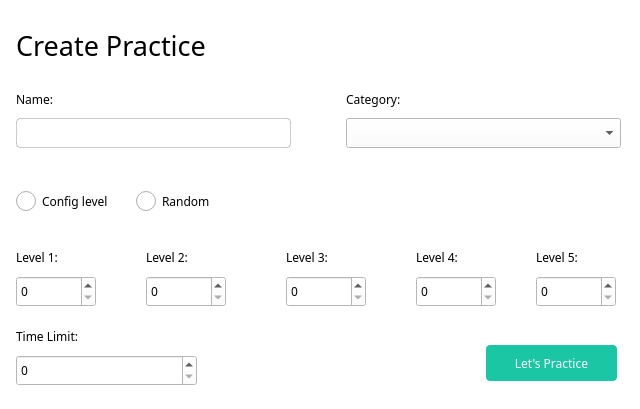
<?xml version="1.0" encoding="UTF-8"?>
<ui version="4.0">
 <class>CreatePracticeDiaLog</class>
 <widget class="QDialog" name="CreatePracticeDiaLog">
  <property name="geometry">
   <rect>
    <x>0</x>
    <y>0</y>
    <width>640</width>
    <height>409</height>
   </rect>
  </property>
  <property name="windowTitle">
   <string>Dialog</string>
  </property>
  <property name="styleSheet">
   <string notr="true">background-color: #fff;</string>
  </property>
  <layout class="QVBoxLayout" name="verticalLayout">
   <property name="leftMargin">
    <number>16</number>
   </property>
   <property name="topMargin">
    <number>9</number>
   </property>
   <property name="rightMargin">
    <number>16</number>
   </property>
   <item>
    <widget class="QLabel" name="label">
     <property name="font">
      <font>
       <family>Source Sans 3 Medium</family>
       <pointsize>20</pointsize>
       <weight>50</weight>
       <bold>false</bold>
      </font>
     </property>
     <property name="styleSheet">
      <string notr="true">color: #000;</string>
     </property>
     <property name="text">
      <string>Create Practice</string>
     </property>
    </widget>
   </item>
   <item>
    <widget class="QWidget" name="widget" native="true">
     <widget class="QLineEdit" name="nameLineEdit">
      <property name="geometry">
       <rect>
        <x>0</x>
        <y>30</y>
        <width>275</width>
        <height>30</height>
       </rect>
      </property>
      <property name="font">
       <font>
        <family>Source Sans 3</family>
        <pointsize>13</pointsize>
       </font>
      </property>
      <property name="styleSheet">
       <string notr="true">border: 1px solid rgba(0,0,0,0.2);
border-radius: 4px;
padding-left: 10px;
</string>
      </property>
     </widget>
     <widget class="QLabel" name="label_12">
      <property name="geometry">
       <rect>
        <x>0</x>
        <y>0</y>
        <width>75</width>
        <height>22</height>
       </rect>
      </property>
      <property name="font">
       <font>
        <family>Source Sans 3</family>
       </font>
      </property>
      <property name="styleSheet">
       <string notr="true">color: #000;</string>
      </property>
      <property name="text">
       <string>Name:</string>
      </property>
     </widget>
     <widget class="QComboBox" name="categoryComboBox">
      <property name="geometry">
       <rect>
        <x>330</x>
        <y>30</y>
        <width>275</width>
        <height>30</height>
       </rect>
      </property>
      <property name="font">
       <font>
        <family>Source Sans 3</family>
       </font>
      </property>
      <property name="styleSheet">
       <string notr="true"/>
      </property>
     </widget>
     <widget class="QLabel" name="label_8">
      <property name="geometry">
       <rect>
        <x>330</x>
        <y>0</y>
        <width>75</width>
        <height>22</height>
       </rect>
      </property>
      <property name="font">
       <font>
        <family>Source Sans 3</family>
       </font>
      </property>
      <property name="text">
       <string>Category:</string>
      </property>
     </widget>
    </widget>
   </item>
   <item>
    <widget class="QWidget" name="widget_2" native="true">
     <widget class="QRadioButton" name="levelRadioButton">
      <property name="geometry">
       <rect>
        <x>0</x>
        <y>20</y>
        <width>121</width>
        <height>28</height>
       </rect>
      </property>
      <property name="font">
       <font>
        <family>Source Sans 3</family>
       </font>
      </property>
      <property name="cursor">
       <cursorShape>PointingHandCursor</cursorShape>
      </property>
      <property name="styleSheet">
       <string notr="true">QRadioButton::indicator {width: 20px; height: 20px;}</string>
      </property>
      <property name="text">
       <string>Config level</string>
      </property>
     </widget>
     <widget class="QRadioButton" name="randomLevel">
      <property name="geometry">
       <rect>
        <x>120</x>
        <y>20</y>
        <width>121</width>
        <height>28</height>
       </rect>
      </property>
      <property name="font">
       <font>
        <family>Source Sans 3</family>
       </font>
      </property>
      <property name="cursor">
       <cursorShape>PointingHandCursor</cursorShape>
      </property>
      <property name="styleSheet">
       <string notr="true">QRadioButton::indicator {width: 20px; height: 20px;}</string>
      </property>
      <property name="text">
       <string>Random</string>
      </property>
     </widget>
    </widget>
   </item>
   <item>
    <widget class="QWidget" name="levelGroup" native="true">
     <widget class="QLabel" name="label_9">
      <property name="geometry">
       <rect>
        <x>0</x>
        <y>0</y>
        <width>75</width>
        <height>22</height>
       </rect>
      </property>
      <property name="font">
       <font>
        <family>Source Sans 3</family>
       </font>
      </property>
      <property name="text">
       <string>Level 1:</string>
      </property>
     </widget>
     <widget class="QLabel" name="label_24">
      <property name="geometry">
       <rect>
        <x>270</x>
        <y>0</y>
        <width>75</width>
        <height>22</height>
       </rect>
      </property>
      <property name="font">
       <font>
        <family>Source Sans 3</family>
       </font>
      </property>
      <property name="text">
       <string>Level 3:</string>
      </property>
     </widget>
     <widget class="QSpinBox" name="level3SpinBox">
      <property name="geometry">
       <rect>
        <x>270</x>
        <y>30</y>
        <width>80</width>
        <height>31</height>
       </rect>
      </property>
      <property name="font">
       <font>
        <family>Source Sans 3</family>
       </font>
      </property>
     </widget>
     <widget class="QLabel" name="label_25">
      <property name="geometry">
       <rect>
        <x>520</x>
        <y>0</y>
        <width>75</width>
        <height>22</height>
       </rect>
      </property>
      <property name="font">
       <font>
        <family>Source Sans 3</family>
       </font>
      </property>
      <property name="text">
       <string>Level 5:</string>
      </property>
     </widget>
     <widget class="QSpinBox" name="level5SpinBox">
      <property name="geometry">
       <rect>
        <x>520</x>
        <y>30</y>
        <width>80</width>
        <height>31</height>
       </rect>
      </property>
      <property name="font">
       <font>
        <family>Source Sans 3</family>
       </font>
      </property>
     </widget>
     <widget class="QSpinBox" name="level2SpinBox">
      <property name="geometry">
       <rect>
        <x>130</x>
        <y>30</y>
        <width>80</width>
        <height>31</height>
       </rect>
      </property>
      <property name="font">
       <font>
        <family>Source Sans 3</family>
       </font>
      </property>
     </widget>
     <widget class="QLabel" name="label_10">
      <property name="geometry">
       <rect>
        <x>130</x>
        <y>0</y>
        <width>75</width>
        <height>22</height>
       </rect>
      </property>
      <property name="font">
       <font>
        <family>Source Sans 3</family>
       </font>
      </property>
      <property name="text">
       <string>Level 2:</string>
      </property>
     </widget>
     <widget class="QSpinBox" name="level4SpinBox">
      <property name="geometry">
       <rect>
        <x>400</x>
        <y>30</y>
        <width>80</width>
        <height>31</height>
       </rect>
      </property>
      <property name="font">
       <font>
        <family>Source Sans 3</family>
       </font>
      </property>
     </widget>
     <widget class="QLabel" name="label_11">
      <property name="geometry">
       <rect>
        <x>400</x>
        <y>0</y>
        <width>75</width>
        <height>22</height>
       </rect>
      </property>
      <property name="font">
       <font>
        <family>Source Sans 3</family>
       </font>
      </property>
      <property name="text">
       <string>Level 4:</string>
      </property>
     </widget>
     <widget class="QSpinBox" name="level1SpinBox">
      <property name="geometry">
       <rect>
        <x>0</x>
        <y>30</y>
        <width>80</width>
        <height>31</height>
       </rect>
      </property>
      <property name="font">
       <font>
        <family>Source Sans 3</family>
       </font>
      </property>
      <property name="styleSheet">
       <string notr="true"/>
      </property>
     </widget>
    </widget>
   </item>
   <item>
    <widget class="QWidget" name="widget_3" native="true">
     <widget class="QSpinBox" name="timeSpinBox">
      <property name="geometry">
       <rect>
        <x>0</x>
        <y>30</y>
        <width>181</width>
        <height>31</height>
       </rect>
      </property>
      <property name="font">
       <font>
        <family>Source Sans 3</family>
       </font>
      </property>
     </widget>
     <widget class="QLabel" name="label_5">
      <property name="geometry">
       <rect>
        <x>0</x>
        <y>0</y>
        <width>91</width>
        <height>22</height>
       </rect>
      </property>
      <property name="font">
       <font>
        <family>Source Sans 3</family>
       </font>
      </property>
      <property name="text">
       <string>Time Limit:</string>
      </property>
     </widget>
     <widget class="QPushButton" name="submitPushButton">
      <property name="geometry">
       <rect>
        <x>470</x>
        <y>20</y>
        <width>131</width>
        <height>36</height>
       </rect>
      </property>
      <property name="font">
       <font>
        <family>Source Sans 3 SemiBold</family>
       </font>
      </property>
      <property name="cursor">
       <cursorShape>PointingHandCursor</cursorShape>
      </property>
      <property name="styleSheet">
       <string notr="true">#submitPushButton {
	background-color:  rgb(0, 191, 154);
	border: none;
	color: #fff;
	border-radius: 4px;
}

#submitPushButton {
	background-color:  rgba(0, 191, 154, 0.9);
}</string>
      </property>
      <property name="text">
       <string>Let's Practice</string>
      </property>
     </widget>
    </widget>
   </item>
  </layout>
 </widget>
 <resources/>
 <connections/>
</ui>
